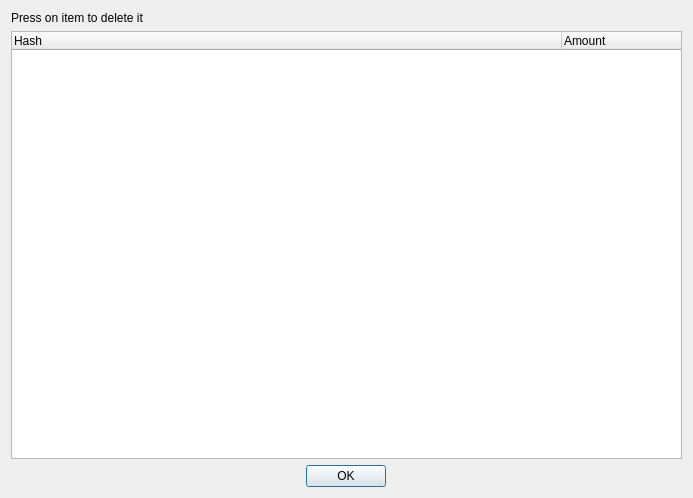
<?xml version="1.0" encoding="UTF-8"?>
<ui version="4.0">
 <class>ResultDialog</class>
 <widget class="QDialog" name="ResultDialog">
  <property name="geometry">
   <rect>
    <x>0</x>
    <y>0</y>
    <width>693</width>
    <height>498</height>
   </rect>
  </property>
  <property name="windowTitle">
   <string>Dialog</string>
  </property>
  <layout class="QVBoxLayout" name="verticalLayout">
   <item>
    <layout class="QGridLayout" name="gridLayout">
     <item row="2" column="0">
      <layout class="QHBoxLayout" name="horizontalLayout">
       <item>
        <widget class="QPushButton" name="returnButton">
         <property name="sizePolicy">
          <sizepolicy hsizetype="Fixed" vsizetype="Fixed">
           <horstretch>0</horstretch>
           <verstretch>0</verstretch>
          </sizepolicy>
         </property>
         <property name="text">
          <string>OK</string>
         </property>
        </widget>
       </item>
      </layout>
     </item>
     <item row="1" column="0">
      <widget class="QTreeWidget" name="treeWidget">
       <property name="columnCount">
        <number>2</number>
       </property>
       <attribute name="headerDefaultSectionSize">
        <number>550</number>
       </attribute>
       <attribute name="headerMinimumSectionSize">
        <number>29</number>
       </attribute>
       <column>
        <property name="text">
         <string notr="true">Hash</string>
        </property>
       </column>
       <column>
        <property name="text">
         <string notr="true">Amount</string>
        </property>
       </column>
      </widget>
     </item>
     <item row="0" column="0">
      <widget class="QLabel" name="label">
       <property name="text">
        <string>Press on item to delete it</string>
       </property>
      </widget>
     </item>
    </layout>
   </item>
  </layout>
 </widget>
 <resources/>
 <connections/>
</ui>
